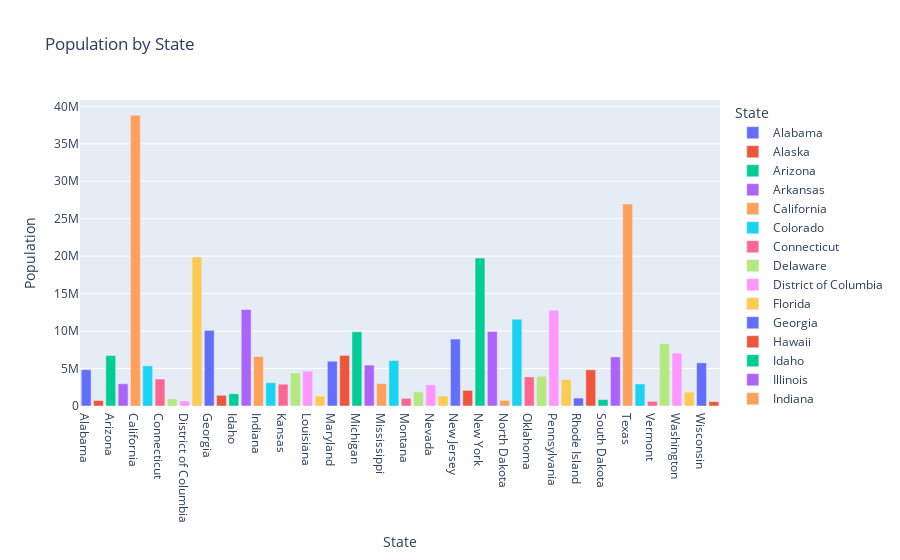

Notebook source saved alongside this figure:
### Code cell
cg = ChartGPT()
cg.load(df)
cg.plot("pop vs state")

### Figure 1 — Plotly figure (JSON) as saved in the notebook; plotly's stock layout.template omitted (floating-point values rounded to 4 significant figures)
{"data": [{"alignmentgroup": "True", "hovertemplate": "State=%{x}<br>Population=%{y}<extra></extra>", "legendgroup": "Alabama", "marker": {"color": "#636efa", "pattern": {"shape": ""}}, "name": "Alabama", "offsetgroup": "Alabama", "orientation": "v", "showlegend": true, "textposition": "auto", "type": "bar", "x": ["Alabama"], "xaxis": "x", "y": [4849377], "yaxis": "y"}, {"alignmentgroup": "True", "hovertemplate": "State=%{x}<br>Population=%{y}<extra></extra>", "legendgroup": "Alaska", "marker": {"color": "#EF553B", "pattern": {"shape": ""}}, "name": "Alaska", "offsetgroup": "Alaska", "orientation": "v", "showlegend": true, "textposition": "auto", "type": "bar", "x": ["Alaska"], "xaxis": "x", "y": [736732], "yaxis": "y"}, {"alignmentgroup": "True", "hovertemplate": "State=%{x}<br>Population=%{y}<extra></extra>", "legendgroup": "Arizona", "marker": {"color": "#00cc96", "pattern": {"shape": ""}}, "name": "Arizona", "offsetgroup": "Arizona", "orientation": "v", "showlegend": true, "textposition": "auto", "type": "bar", "x": ["Arizona"], "xaxis": "x", "y": [6731484], "yaxis": "y"}, {"alignmentgroup": "True", "hovertemplate": "State=%{x}<br>Population=%{y}<extra></extra>", "legendgroup": "Arkansas", "marker": {"color": "#ab63fa", "pattern": {"shape": ""}}, "name": "Arkansas", "offsetgroup": "Arkansas", "orientation": "v", "showlegend": true, "textposition": "auto", "type": "bar", "x": ["Arkansas"], "xaxis": "x", "y": [2966369], "yaxis": "y"}, {"alignmentgroup": "True", "hovertemplate": "State=%{x}<br>Population=%{y}<extra></extra>", "legendgroup": "California", "marker": {"color": "#FFA15A", "pattern": {"shape": ""}}, "name": "California", "offsetgroup": "California", "orientation": "v", "showlegend": true, "textposition": "auto", "type": "bar", "x": ["California"], "xaxis": "x", "y": [38802500], "yaxis": "y"}, {"alignmentgroup": "True", "hovertemplate": "State=%{x}<br>Population=%{y}<extra></extra>", "legendgroup": "Colorado", "marker": {"color": "#19d3f3", "pattern": {"shape": ""}}, "name": "Colorado", "offsetgroup": "Colorado", "orientation": "v", "showlegend": true, "textposition": "auto", "type": "bar", "x": ["Colorado"], "xaxis": "x", "y": [5355866], "yaxis": "y"}, {"alignmentgroup": "True", "hovertemplate": "State=%{x}<br>Population=%{y}<extra></extra>", "legendgroup": "Connecticut", "marker": {"color": "#FF6692", "pattern": {"shape": ""}}, "name": "Connecticut", "offsetgroup": "Connecticut", "orientation": "v", "showlegend": true, "textposition": "auto", "type": "bar", "x": ["Connecticut"], "xaxis": "x", "y": [3596677], "yaxis": "y"}, {"alignmentgroup": "True", "hovertemplate": "State=%{x}<br>Population=%{y}<extra></extra>", "legendgroup": "Delaware", "marker": {"color": "#B6E880", "pattern": {"shape": ""}}, "name": "Delaware", "offsetgroup": "Delaware", "orientation": "v", "showlegend": true, "textposition": "auto", "type": "bar", "x": ["Delaware"], "xaxis": "x", "y": [935614], "yaxis": "y"}, {"alignmentgroup": "True", "hovertemplate": "State=%{x}<br>Population=%{y}<extra></extra>", "legendgroup": "District of Columbia", "marker": {"color": "#FF97FF", "pattern": {"shape": ""}}, "name": "District of Columbia", "offsetgroup": "District of Columbia", "orientation": "v", "showlegend": true, "textposition": "auto", "type": "bar", "x": ["District of Columbia"], "xaxis": "x", "y": [658893], "yaxis": "y"}, {"alignmentgroup": "True", "hovertemplate": "State=%{x}<br>Population=%{y}<extra></extra>", "legendgroup": "Florida", "marker": {"color": "#FECB52", "pattern": {"shape": ""}}, "name": "Florida", "offsetgroup": "Florida", "orientation": "v", "showlegend": true, "textposition": "auto", "type": "bar", "x": ["Florida"], "xaxis": "x", "y": [19893297], "yaxis": "y"}, {"alignmentgroup": "True", "hovertemplate": "State=%{x}<br>Population=%{y}<extra></extra>", "legendgroup": "Georgia", "marker": {"color": "#636efa", "pattern": {"shape": ""}}, "name": "Georgia", "offsetgroup": "Georgia", "orientation": "v", "showlegend": true, "textposition": "auto", "type": "bar", "x": ["Georgia"], "xaxis": "x", "y": [10097343], "yaxis": "y"}, {"alignmentgroup": "True", "hovertemplate": "State=%{x}<br>Population=%{y}<extra></extra>", "legendgroup": "Hawaii", "marker": {"color": "#EF553B", "pattern": {"shape": ""}}, "name": "Hawaii", "offsetgroup": "Hawaii", "orientation": "v", "showlegend": true, "textposition": "auto", "type": "bar", "x": ["Hawaii"], "xaxis": "x", "y": [1419561], "yaxis": "y"}, {"alignmentgroup": "True", "hovertemplate": "State=%{x}<br>Population=%{y}<extra></extra>", "legendgroup": "Idaho", "marker": {"color": "#00cc96", "pattern": {"shape": ""}}, "name": "Idaho", "offsetgroup": "Idaho", "orientation": "v", "showlegend": true, "textposition": "auto", "type": "bar", "x": ["Idaho"], "xaxis": "x", "y": [1634464], "yaxis": "y"}, {"alignmentgroup": "True", "hovertemplate": "State=%{x}<br>Population=%{y}<extra></extra>", "legendgroup": "Illinois", "marker": {"color": "#ab63fa", "pattern": {"shape": ""}}, "name": "Illinois", "offsetgroup": "Illinois", "orientation": "v", "showlegend": true, "textposition": "auto", "type": "bar", "x": ["Illinois"], "xaxis": "x", "y": [12880580], "yaxis": "y"}, {"alignmentgroup": "True", "hovertemplate": "State=%{x}<br>Population=%{y}<extra></extra>", "legendgroup": "Indiana", "marker": {"color": "#FFA15A", "pattern": {"shape": ""}}, "name": "Indiana", "offsetgroup": "Indiana", "orientation": "v", "showlegend": true, "textposition": "auto", "type": "bar", "x": ["Indiana"], "xaxis": "x", "y": [6596855], "yaxis": "y"}, {"alignmentgroup": "True", "hovertemplate": "State=%{x}<br>Population=%{y}<extra></extra>", "legendgroup": "Iowa", "marker": {"color": "#19d3f3", "pattern": {"shape": ""}}, "name": "Iowa", "offsetgroup": "Iowa", "orientation": "v", "showlegend": true, "textposition": "auto", "type": "bar", "x": ["Iowa"], "xaxis": "x", "y": [3107126], "yaxis": "y"}, {"alignmentgroup": "True", "hovertemplate": "State=%{x}<br>Population=%{y}<extra></extra>", "legendgroup": "Kansas", "marker": {"color": "#FF6692", "pattern": {"shape": ""}}, "name": "Kansas", "offsetgroup": "Kansas", "orientation": "v", "showlegend": true, "textposition": "auto", "type": "bar", "x": ["Kansas"], "xaxis": "x", "y": [2904021], "yaxis": "y"}, {"alignmentgroup": "True", "hovertemplate": "State=%{x}<br>Population=%{y}<extra></extra>", "legendgroup": "Kentucky", "marker": {"color": "#B6E880", "pattern": {"shape": ""}}, "name": "Kentucky", "offsetgroup": "Kentucky", "orientation": "v", "showlegend": true, "textposition": "auto", "type": "bar", "x": ["Kentucky"], "xaxis": "x", "y": [4413457], "yaxis": "y"}, {"alignmentgroup": "True", "hovertemplate": "State=%{x}<br>Population=%{y}<extra></extra>", "legendgroup": "Louisiana", "marker": {"color": "#FF97FF", "pattern": {"shape": ""}}, "name": "Louisiana", "offsetgroup": "Louisiana", "orientation": "v", "showlegend": true, "textposition": "auto", "type": "bar", "x": ["Louisiana"], "xaxis": "x", "y": [4649676], "yaxis": "y"}, {"alignmentgroup": "True", "hovertemplate": "State=%{x}<br>Population=%{y}<extra></extra>", "legendgroup": "Maine", "marker": {"color": "#FECB52", "pattern": {"shape": ""}}, "name": "Maine", "offsetgroup": "Maine", "orientation": "v", "showlegend": true, "textposition": "auto", "type": "bar", "x": ["Maine"], "xaxis": "x", "y": [1330089], "yaxis": "y"}, {"alignmentgroup": "True", "hovertemplate": "State=%{x}<br>Population=%{y}<extra></extra>", "legendgroup": "Maryland", "marker": {"color": "#636efa", "pattern": {"shape": ""}}, "name": "Maryland", "offsetgroup": "Maryland", "orientation": "v", "showlegend": true, "textposition": "auto", "type": "bar", "x": ["Maryland"], "xaxis": "x", "y": [5976407], "yaxis": "y"}, {"alignmentgroup": "True", "hovertemplate": "State=%{x}<br>Population=%{y}<extra></extra>", "legendgroup": "Massachusetts", "marker": {"color": "#EF553B", "pattern": {"shape": ""}}, "name": "Massachusetts", "offsetgroup": "Massachusetts", "orientation": "v", "showlegend": true, "textposition": "auto", "type": "bar", "x": ["Massachusetts"], "xaxis": "x", "y": [6745408], "yaxis": "y"}, {"alignmentgroup": "True", "hovertemplate": "State=%{x}<br>Population=%{y}<extra></extra>", "legendgroup": "Michigan", "marker": {"color": "#00cc96", "pattern": {"shape": ""}}, "name": "Michigan", "offsetgroup": "Michigan", "orientation": "v", "showlegend": true, "textposition": "auto", "type": "bar", "x": ["Michigan"], "xaxis": "x", "y": [9909877], "yaxis": "y"}, {"alignmentgroup": "True", "hovertemplate": "State=%{x}<br>Population=%{y}<extra></extra>", "legendgroup": "Minnesota", "marker": {"color": "#ab63fa", "pattern": {"shape": ""}}, "name": "Minnesota", "offsetgroup": "Minnesota", "orientation": "v", "showlegend": true, "textposition": "auto", "type": "bar", "x": ["Minnesota"], "xaxis": "x", "y": [5457173], "yaxis": "y"}, {"alignmentgroup": "True", "hovertemplate": "State=%{x}<br>Population=%{y}<extra></extra>", "legendgroup": "Mississippi", "marker": {"color": "#FFA15A", "pattern": {"shape": ""}}, "name": "Mississippi", "offsetgroup": "Mississippi", "orientation": "v", "showlegend": true, "textposition": "auto", "type": "bar", "x": ["Mississippi"], "xaxis": "x", "y": [2994079], "yaxis": "y"}, {"alignmentgroup": "True", "hovertemplate": "State=%{x}<br>Population=%{y}<extra></extra>", "legendgroup": "Missouri", "marker": {"color": "#19d3f3", "pattern": {"shape": ""}}, "name": "Missouri", "offsetgroup": "Missouri", "orientation": "v", "showlegend": true, "textposition": "auto", "type": "bar", "x": ["Missouri"], "xaxis": "x", "y": [6063589], "yaxis": "y"}, {"alignmentgroup": "True", "hovertemplate": "State=%{x}<br>Population=%{y}<extra></extra>", "legendgroup": "Montana", "marker": {"color": "#FF6692", "pattern": {"shape": ""}}, "name": "Montana", "offsetgroup": "Montana", "orientation": "v", "showlegend": true, "textposition": "auto", "type": "bar", "x": ["Montana"], "xaxis": "x", "y": [1023579], "yaxis": "y"}, {"alignmentgroup": "True", "hovertemplate": "State=%{x}<br>Population=%{y}<extra></extra>", "legendgroup": "Nebraska", "marker": {"color": "#B6E880", "pattern": {"shape": ""}}, "name": "Nebraska", "offsetgroup": "Nebraska", "orientation": "v", "showlegend": true, "textposition": "auto", "type": "bar", "x": ["Nebraska"], "xaxis": "x", "y": [1881503], "yaxis": "y"}, {"alignmentgroup": "True", "hovertemplate": "State=%{x}<br>Population=%{y}<extra></extra>", "legendgroup": "Nevada", "marker": {"color": "#FF97FF", "pattern": {"shape": ""}}, "name": "Nevada", "offsetgroup": "Nevada", "orientation": "v", "showlegend": true, "textposition": "auto", "type": "bar", "x": ["Nevada"], "xaxis": "x", "y": [2839098], "yaxis": "y"}, {"alignmentgroup": "True", "hovertemplate": "State=%{x}<br>Population=%{y}<extra></extra>", "legendgroup": "New Hampshire", "marker": {"color": "#FECB52", "pattern": {"shape": ""}}, "name": "New Hampshire", "offsetgroup": "New Hampshire", "orientation": "v", "showlegend": true, "textposition": "auto", "type": "bar", "x": ["New Hampshire"], "xaxis": "x", "y": [1326813], "yaxis": "y"}, {"alignmentgroup": "True", "hovertemplate": "State=%{x}<br>Population=%{y}<extra></extra>", "legendgroup": "New Jersey", "marker": {"color": "#636efa", "pattern": {"shape": ""}}, "name": "New Jersey", "offsetgroup": "New Jersey", "orientation": "v", "showlegend": true, "textposition": "auto", "type": "bar", "x": ["New Jersey"], "xaxis": "x", "y": [8938175], "yaxis": "y"}, {"alignmentgroup": "True", "hovertemplate": "State=%{x}<br>Population=%{y}<extra></extra>", "legendgroup": "New Mexico", "marker": {"color": "#EF553B", "pattern": {"shape": ""}}, "name": "New Mexico", "offsetgroup": "New Mexico", "orientation": "v", "showlegend": true, "textposition": "auto", "type": "bar", "x": ["New Mexico"], "xaxis": "x", "y": [2085572], "yaxis": "y"}, {"alignmentgroup": "True", "hovertemplate": "State=%{x}<br>Population=%{y}<extra></extra>", "legendgroup": "New York", "marker": {"color": "#00cc96", "pattern": {"shape": ""}}, "name": "New York", "offsetgroup": "New York", "orientation": "v", "showlegend": true, "textposition": "auto", "type": "bar", "x": ["New York"], "xaxis": "x", "y": [19746227], "yaxis": "y"}, {"alignmentgroup": "True", "hovertemplate": "State=%{x}<br>Population=%{y}<extra></extra>", "legendgroup": "North Carolina", "marker": {"color": "#ab63fa", "pattern": {"shape": ""}}, "name": "North Carolina", "offsetgroup": "North Carolina", "orientation": "v", "showlegend": true, "textposition": "auto", "type": "bar", "x": ["North Carolina"], "xaxis": "x", "y": [9943964], "yaxis": "y"}, {"alignmentgroup": "True", "hovertemplate": "State=%{x}<br>Population=%{y}<extra></extra>", "legendgroup": "North Dakota", "marker": {"color": "#FFA15A", "pattern": {"shape": ""}}, "name": "North Dakota", "offsetgroup": "North Dakota", "orientation": "v", "showlegend": true, "textposition": "auto", "type": "bar", "x": ["North Dakota"], "xaxis": "x", "y": [739482], "yaxis": "y"}, {"alignmentgroup": "True", "hovertemplate": "State=%{x}<br>Population=%{y}<extra></extra>", "legendgroup": "Ohio", "marker": {"color": "#19d3f3", "pattern": {"shape": ""}}, "name": "Ohio", "offsetgroup": "Ohio", "orientation": "v", "showlegend": true, "textposition": "auto", "type": "bar", "x": ["Ohio"], "xaxis": "x", "y": [11594163], "yaxis": "y"}, {"alignmentgroup": "True", "hovertemplate": "State=%{x}<br>Population=%{y}<extra></extra>", "legendgroup": "Oklahoma", "marker": {"color": "#FF6692", "pattern": {"shape": ""}}, "name": "Oklahoma", "offsetgroup": "Oklahoma", "orientation": "v", "showlegend": true, "textposition": "auto", "type": "bar", "x": ["Oklahoma"], "xaxis": "x", "y": [3878051], "yaxis": "y"}, {"alignmentgroup": "True", "hovertemplate": "State=%{x}<br>Population=%{y}<extra></extra>", "legendgroup": "Oregon", "marker": {"color": "#B6E880", "pattern": {"shape": ""}}, "name": "Oregon", "offsetgroup": "Oregon", "orientation": "v", "showlegend": true, "textposition": "auto", "type": "bar", "x": ["Oregon"], "xaxis": "x", "y": [3970239], "yaxis": "y"}, {"alignmentgroup": "True", "hovertemplate": "State=%{x}<br>Population=%{y}<extra></extra>", "legendgroup": "Pennsylvania", "marker": {"color": "#FF97FF", "pattern": {"shape": ""}}, "name": "Pennsylvania", "offsetgroup": "Pennsylvania", "orientation": "v", "showlegend": true, "textposition": "auto", "type": "bar", "x": ["Pennsylvania"], "xaxis": "x", "y": [12787209], "yaxis": "y"}, {"alignmentgroup": "True", "hovertemplate": "State=%{x}<br>Population=%{y}<extra></extra>", "legendgroup": "Puerto Rico", "marker": {"color": "#FECB52", "pattern": {"shape": ""}}, "name": "Puerto Rico", "offsetgroup": "Puerto Rico", "orientation": "v", "showlegend": true, "textposition": "auto", "type": "bar", "x": ["Puerto Rico"], "xaxis": "x", "y": [3548397], "yaxis": "y"}, {"alignmentgroup": "True", "hovertemplate": "State=%{x}<br>Population=%{y}<extra></extra>", "legendgroup": "Rhode Island", "marker": {"color": "#636efa", "pattern": {"shape": ""}}, "name": "Rhode Island", "offsetgroup": "Rhode Island", "orientation": "v", "showlegend": true, "textposition": "auto", "type": "bar", "x": ["Rhode Island"], "xaxis": "x", "y": [1055173], "yaxis": "y"}, {"alignmentgroup": "True", "hovertemplate": "State=%{x}<br>Population=%{y}<extra></extra>", "legendgroup": "South Carolina", "marker": {"color": "#EF553B", "pattern": {"shape": ""}}, "name": "South Carolina", "offsetgroup": "South Carolina", "orientation": "v", "showlegend": true, "textposition": "auto", "type": "bar", "x": ["South Carolina"], "xaxis": "x", "y": [4832482], "yaxis": "y"}, {"alignmentgroup": "True", "hovertemplate": "State=%{x}<br>Population=%{y}<extra></extra>", "legendgroup": "South Dakota", "marker": {"color": "#00cc96", "pattern": {"shape": ""}}, "name": "South Dakota", "offsetgroup": "South Dakota", "orientation": "v", "showlegend": true, "textposition": "auto", "type": "bar", "x": ["South Dakota"], "xaxis": "x", "y": [853175], "yaxis": "y"}, {"alignmentgroup": "True", "hovertemplate": "State=%{x}<br>Population=%{y}<extra></extra>", "legendgroup": "Tennessee", "marker": {"color": "#ab63fa", "pattern": {"shape": ""}}, "name": "Tennessee", "offsetgroup": "Tennessee", "orientation": "v", "showlegend": true, "textposition": "auto", "type": "bar", "x": ["Tennessee"], "xaxis": "x", "y": [6549352], "yaxis": "y"}, {"alignmentgroup": "True", "hovertemplate": "State=%{x}<br>Population=%{y}<extra></extra>", "legendgroup": "Texas", "marker": {"color": "#FFA15A", "pattern": {"shape": ""}}, "name": "Texas", "offsetgroup": "Texas", "orientation": "v", "showlegend": true, "textposition": "auto", "type": "bar", "x": ["Texas"], "xaxis": "x", "y": [26956958], "yaxis": "y"}, {"alignmentgroup": "True", "hovertemplate": "State=%{x}<br>Population=%{y}<extra></extra>", "legendgroup": "Utah", "marker": {"color": "#19d3f3", "pattern": {"shape": ""}}, "name": "Utah", "offsetgroup": "Utah", "orientation": "v", "showlegend": true, "textposition": "auto", "type": "bar", "x": ["Utah"], "xaxis": "x", "y": [2942902], "yaxis": "y"}, {"alignmentgroup": "True", "hovertemplate": "State=%{x}<br>Population=%{y}<extra></extra>", "legendgroup": "Vermont", "marker": {"color": "#FF6692", "pattern": {"shape": ""}}, "name": "Vermont", "offsetgroup": "Vermont", "orientation": "v", "showlegend": true, "textposition": "auto", "type": "bar", "x": ["Vermont"], "xaxis": "x", "y": [626562], "yaxis": "y"}, {"alignmentgroup": "True", "hovertemplate": "State=%{x}<br>Population=%{y}<extra></extra>", "legendgroup": "Virginia", "marker": {"color": "#B6E880", "pattern": {"shape": ""}}, "name": "Virginia", "offsetgroup": "Virginia", "orientation": "v", "showlegend": true, "textposition": "auto", "type": "bar", "x": ["Virginia"], "xaxis": "x", "y": [8326289], "yaxis": "y"}, {"alignmentgroup": "True", "hovertemplate": "State=%{x}<br>Population=%{y}<extra></extra>", "legendgroup": "Washington", "marker": {"color": "#FF97FF", "pattern": {"shape": ""}}, "name": "Washington", "offsetgroup": "Washington", "orientation": "v", "showlegend": true, "textposition": "auto", "type": "bar", "x": ["Washington"], "xaxis": "x", "y": [7061530], "yaxis": "y"}, {"alignmentgroup": "True", "hovertemplate": "State=%{x}<br>Population=%{y}<extra></extra>", "legendgroup": "West Virginia", "marker": {"color": "#FECB52", "pattern": {"shape": ""}}, "name": "West Virginia", "offsetgroup": "West Virginia", "orientation": "v", "showlegend": true, "textposition": "auto", "type": "bar", "x": ["West Virginia"], "xaxis": "x", "y": [1850326], "yaxis": "y"}, {"alignmentgroup": "True", "hovertemplate": "State=%{x}<br>Population=%{y}<extra></extra>", "legendgroup": "Wisconsin", "marker": {"color": "#636efa", "pattern": {"shape": ""}}, "name": "Wisconsin", "offsetgroup": "Wisconsin", "orientation": "v", "showlegend": true, "textposition": "auto", "type": "bar", "x": ["Wisconsin"], "xaxis": "x", "y": [5757564], "yaxis": "y"}, {"alignmentgroup": "True", "hovertemplate": "State=%{x}<br>Population=%{y}<extra></extra>", "legendgroup": "Wyoming", "marker": {"color": "#EF553B", "pattern": {"shape": ""}}, "name": "Wyoming", "offsetgroup": "Wyoming", "orientation": "v", "showlegend": true, "textposition": "auto", "type": "bar", "x": ["Wyoming"], "xaxis": "x", "y": [584153], "yaxis": "y"}], "layout": {"barmode": "relative", "legend": {"title": {"text": "State"}, "tracegroupgap": 0}, "title": {"text": "Population by State"}, "xaxis": {"anchor": "y", "categoryarray": ["Alabama", "Alaska", "Arizona", "Arkansas", "California", "Colorado", "Connecticut", "Delaware", "District of Columbia", "Florida", "Georgia", "Hawaii", "Idaho", "Illinois", "Indiana", "Iowa", "Kansas", "Kentucky", "Louisiana", "Maine", "Maryland", "Massachusetts", "Michigan", "Minnesota", "Mississippi", "Missouri", "Montana", "Nebraska", "Nevada", "New Hampshire", "New Jersey", "New Mexico", "New York", "North Carolina", "North Dakota", "Ohio", "Oklahoma", "Oregon", "Pennsylvania", "Puerto Rico", "Rhode Island", "South Carolina", "South Dakota", "Tennessee", "Texas", "Utah", "Vermont", "Virginia", "Washington", "West Virginia", "Wisconsin", "Wyoming"], "categoryorder": "array", "domain": [0, 1], "title": {"text": "State"}}, "yaxis": {"anchor": "x", "domain": [0, 1], "title": {"text": "Population"}}}}
